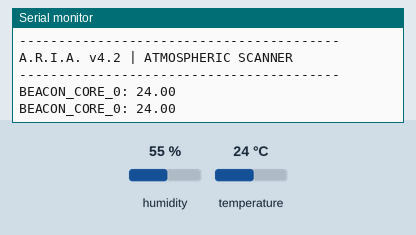
This sketch was run on a simulated ESP8266 (NodeMCU). On the bench: the last lines printed to the serial monitor. The inputs (shaded band) are chosen by the test bench; at power-on: temperature 24 °C, humidity 55 %.

Above: at 4.8 s.
4.9 s: temperature set to 12 °C
At 6.8 s:
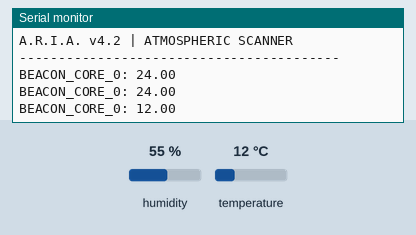
7.9 s: temperature set to 19 °C
At 8.5 s:
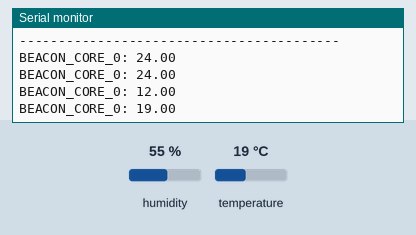
Timing chart, 0 to 10.9 s (numbered marks = the images above; inputs shaded):
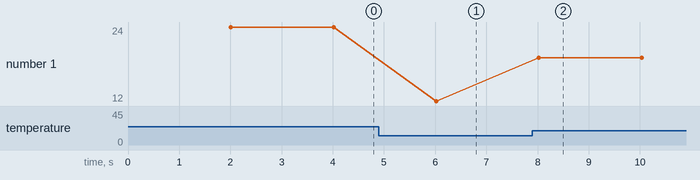

The sketch:

mission4_climate.ino
```cpp
/*
 * MISSION 4: CLIMATE PULSE
 * Objective: Sync DHT22 data with A.R.I.A.'s atmospheric engine.
 *
 * --- WIRING DIRECTIVE ---
 * [KEEP PREVIOUS CONNECTIONS]
 * 1. DHT22 DATA -> Pin D3
 * 2. DHT22 VCC  -> 3.3V
 * ------------------------
 */

#include "DHT.h"

#define DHTPIN D3
#define DHTTYPE DHT22

DHT dht(DHTPIN, DHTTYPE);

// [ CHALLENGE ZONE ]
// Update this ID based on your Team ID from the dashboard!
String teamID = "0"; // REPLACE WITH YOUR ID (e.g., "7")

void setup() {
  Serial.begin(115200);
  dht.begin();

  Serial.println("\n\n-----------------------------------------");
  Serial.println("A.R.I.A. v4.2 | ATMOSPHERIC SCANNER");
  Serial.println("-----------------------------------------");
}

void loop() {
  delay(2000);

  float t = dht.readTemperature();
  if (isnan(t)) {
    Serial.println("> ERROR: DHT SENSOR OFFLINE");
    return;
  }

  // [ CHALLENGE LOGIC ]
  // A.R.I.A. expects: BEACON_CORE_X: [TEMP]
  Serial.print("BEACON_CORE_");
  Serial.print(teamID);
  Serial.print(": ");
  Serial.println(t);
}
```

Measured:
- after the input at 4.9 s, the serial monitor: prints a new line after 1.1 s (image 1)
- after the input at 7.9 s, the serial monitor: prints a new line after 0.13 s (image 2)
- plotted number 1: 24 → 12 after the input at 4.9 s, 12 → 19 after the input at 7.9 s
